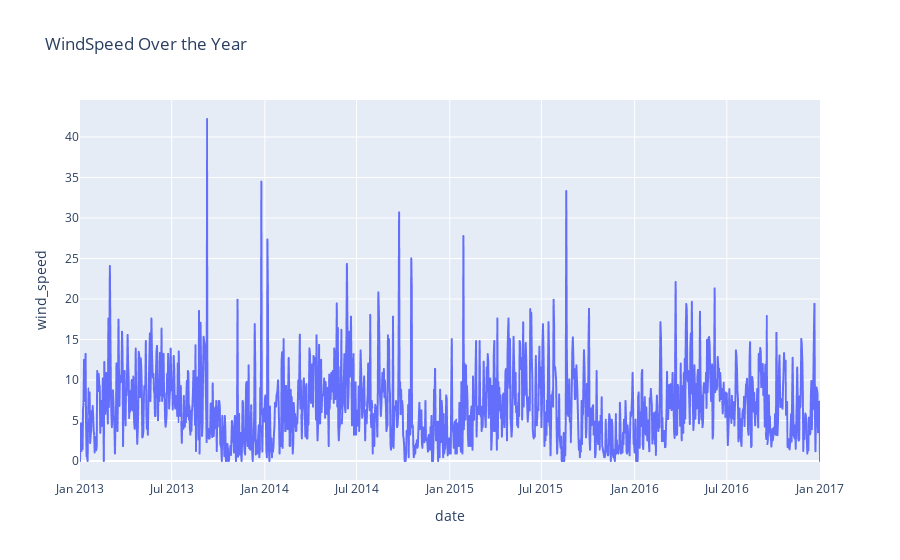

The code cell stored with this chart in its notebook:
### Code cell
fig = px.line(data_frame=data,
              x="date",
              y="wind_speed",
              title="WindSpeed Over the Year")
fig.show()

### Figure 1 — Plotly figure (JSON) as saved in the notebook; plotly's stock layout.template omitted (floating-point values rounded to 4 significant figures; data arrays with more than 128 entries replaced by an {"elided": "..."} marker saying what was removed)
{"data": [{"hovertemplate": "date=%{x}<br>wind_speed=%{y}<extra></extra>", "legendgroup": "", "line": {"color": "#636efa", "dash": "solid"}, "marker": {"symbol": "circle"}, "mode": "lines", "name": "", "showlegend": false, "type": "scattergl", "x": {"elided": "1462 str values"}, "xaxis": "x", "y": {"elided": "1462 float values"}, "yaxis": "y"}], "layout": {"legend": {"tracegroupgap": 0}, "title": {"text": "WindSpeed Over the Year"}, "xaxis": {"anchor": "y", "domain": [0, 1], "title": {"text": "date"}}, "yaxis": {"anchor": "x", "domain": [0, 1], "title": {"text": "wind_speed"}}}}
